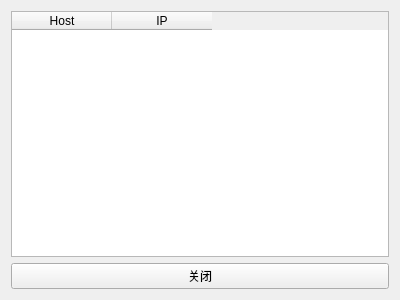
<?xml version="1.0" encoding="UTF-8"?>
<ui version="4.0">
 <class>DohDns</class>
 <widget class="QWidget" name="DohDns">
  <property name="geometry">
   <rect>
    <x>0</x>
    <y>0</y>
    <width>400</width>
    <height>300</height>
   </rect>
  </property>
  <property name="windowTitle">
   <string>Doh DNS</string>
  </property>
  <layout class="QVBoxLayout" name="verticalLayout">
   <item>
    <widget class="QTableWidget" name="tableWidget">
     <column>
      <property name="text">
       <string>Host</string>
      </property>
     </column>
     <column>
      <property name="text">
       <string>IP</string>
      </property>
     </column>
    </widget>
   </item>
   <item>
    <layout class="QHBoxLayout" name="horizontalLayout">
     <item>
      <widget class="QPushButton" name="pushButton">
       <property name="text">
        <string>关闭</string>
       </property>
      </widget>
     </item>
    </layout>
   </item>
  </layout>
 </widget>
 <resources/>
 <connections/>
</ui>
